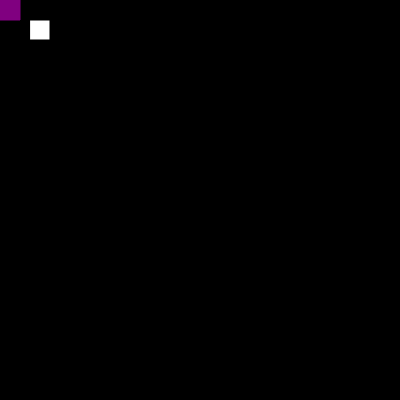
Frame 1 (no input)
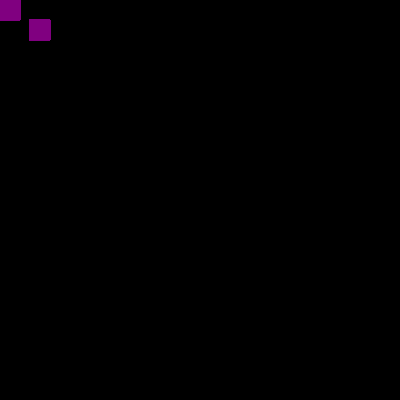
Frame 60 (no input)
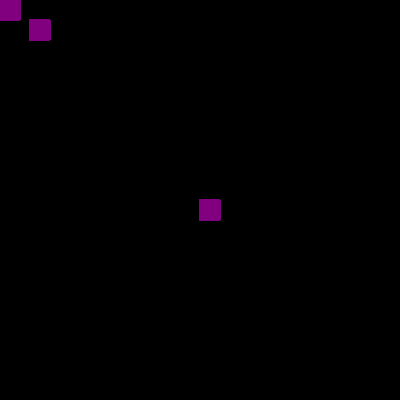
Frame 120 (the mouse pressed at the canvas centre since frame 60)

The p5.js sketch that drew these frames (run headless with seeded random() and noise() and a simulated clock; from frame 60 on, the mouse is pressed at the canvas centre):

// p5.js sketch
// ── sketch.js
function setup() {
    createCanvas(400,400);
  background("black");
  }
  function draw() {
  rect(30,20,20);
  fill("purple");
    stroke("purple");
    if(mouseIsPressed);{
    rect(mouseX,mouseY,20,20);}}
